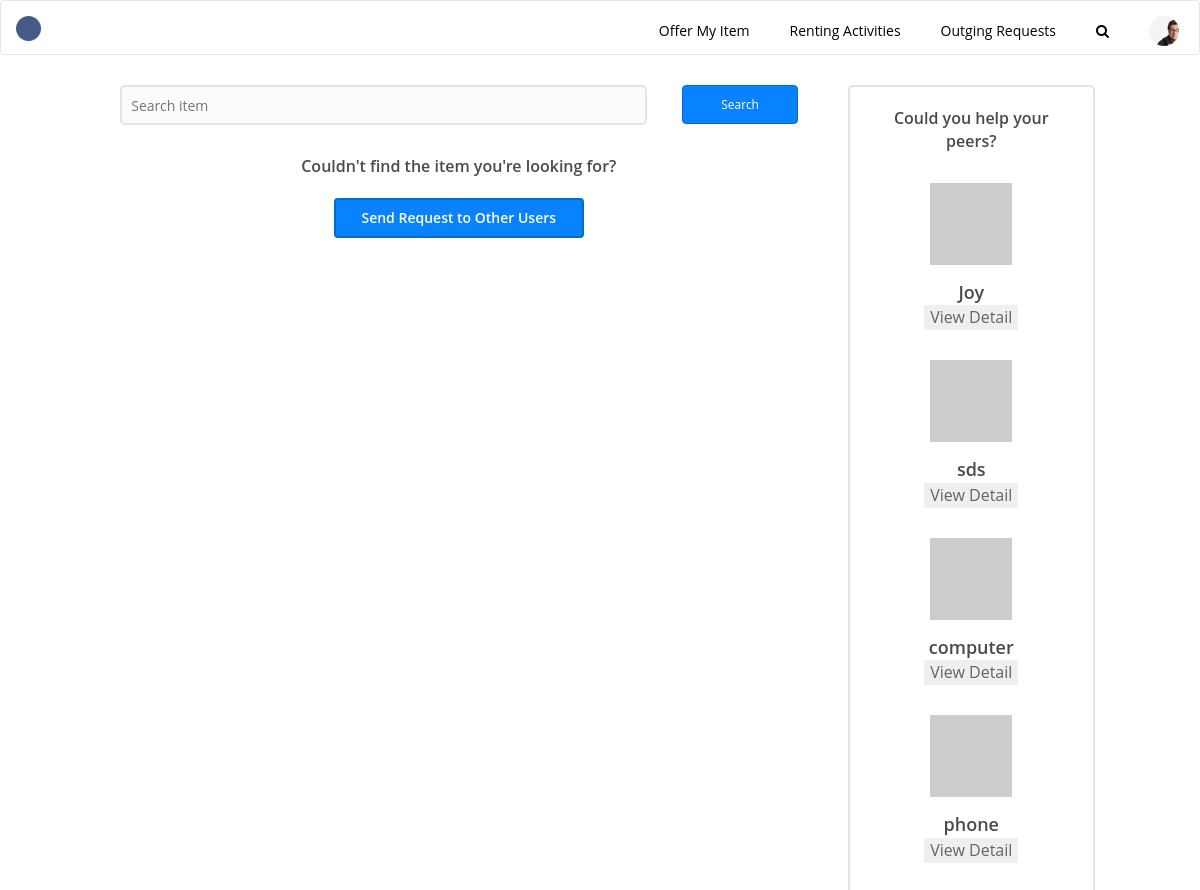
Screenshot of /rent/search (signed in) with the database file from the repository.
### rent/models.py (models this page shows, shortened)
class RequestingItem(models.Model):
	name = models.CharField(max_length=100)
	borrower = models.ForeignKey(User)
	picture = models.FileField(upload_to=itemuploadpath, blank=True, null=True)
	content_type = models.CharField(max_length=50, blank=True, null=True)
	description = models.TextField(max_length=300, blank=True, null=True)
	reward = models.CharField(max_length=100, blank=True, null=True)
	post_date = models.DateField(auto_now_add=True, blank=True, null=True)
	active = models.BooleanField(default=True, blank=False)
	need_from = models.DateField(blank=True, null=True)
	need_to = models.DateField(blank=True, null=True)

### rent/views.py (the view)
def search(request):
	if not request.user.is_authenticated:
		return redirect(reverse('home'))
	context = {}
	keyword = request.GET.get('searchbar', False)
	all_items = OfferingItem.objects.filter(name__contains=keyword)
	context['items'] = all_items
	help_peer = RequestingItem.objects.all().exclude(borrower=request.user)[:4]
	context['help_peer'] = help_peer
	return render(request, 'rent/search.html', context)

### rent/templates/rent/search.html (shortened to what this page needs)
{% extends "rent/base.html" %}
{% block customized_static %}
        <link rel="stylesheet" href="../../static/rent/css/search.css" type="text/css" />
{% endblock %}
{% block bodycontent %}
        <div class="main-container">
            <div class="row">
                <div class="col-xs-12 col-sm-9 col-md-9">
                    <div class="content-container">
                        <div class="row" id="search">
                            <div class="col-xs-9 col-xs-9 col-sm-9 col-md-9" id="searchbar-container">
                                <input type="text" id="searchbar" name="" placeholder="  Search item"/>
                            </div>
                            <div class="col-xs-3 col-sm-3 col-md-3 clickable" id="search-btn-container">
                                <div class="clickable btn btn-primary" id="search-btn">
                                    Search
                                </div>
                            </div>
                        </div>
                        <div id="cant-find">
                            Couldn't find the item you're looking for?
                        </div>
                        <div id="send-request-container">
                            <div id="send-request-btn">
                                Send Request to Other Users
                            </div>
                        </div>
                    </div>
                </div>
                <div class="hidden-xs col-sm-3 col-md-3" id="could-you-help-peer-container">
                    <div class="" id="help-peer-title">
                        Could you help your peers?
                    </div>
                    {% for j in help_peer %}
                    <form method="GET" action="{% url 'help_peer_detail' j.id %}">
                    <div class="peer-item-container">
                        {% if j.picture %}
                        <img src="{% url 'get_item_photo' j.id %}" width="82px" height="82px">
                        {% else %}
                        <img src="http://placehold.it/82x82">
                        {% endif %}
                        <div class="peer-item-name">
                            {{j.name}}
                        </div>
                        <div class="peer-item-viewdetail">
                            <button type="submit">View Detail</button>
                        </div>
                    </div>
                    </form>
                    {% endfor %}
                </div>
            </div>
        </div>
{% endblock %}

### rent/static/rent/css/search.css (style rules this page uses)
.main-container { max-width: 1200px; }
#searchbar-container { height: 40px; }
#searchbar-container input { width: 100%; height: 100%; border-radius: 5px; background-color: #fafbfc; border: solid 2px #dde5ed; }
#could-you-help-peer-container { border-radius: 5px; border: solid 2px #dde5ed; padding: 0 20px 40px 20px; }
#search-btn-container { padding: 0 20px 0 20px; height: 40px; }
#search-btn { line-height: 25px; width: 80%; }
#cant-find { margin-top: 30px; margin-right: 35px; text-align: center; font-size: 16px; font-weight: 600; color: #4a4a4a; }
#send-request-container { margin-right: 35px; margin-top: 20px; }
#send-request-btn { margin: auto; width: 250px; height: 40px; text-align: center; line-height: 35px; border-radius: 4px; background-color: #0982ff; border: solid 2px #026fc7; font-size: 14px; font-weight: 600; color: #ffffff; }
#help-peer-title { margin: auto; text-align: center; padding-top: 20px; font-size: 16px; font-weight: 600; color: #4a4a4a; }
.peer-item-container { margin: auto; padding-top: 30px; }
.peer-item-container > * { margin: auto; text-align: center; }
.peer-item-container img { display: block; }
.peer-item-name { font-size: 18px; font-weight: 600; color: #4a4a4a; padding-top: 15px; }
.peer-item-viewdetail { font-size: 16px; color: #646464; text-decoration: underline; }

### rent/static/rent/css/elements.css (style rules this page uses)
* { font-family: "Open Sans", sans-serif; }
body { box-sizing: border-box; }
.btn-primary { background-color: #0982FF; color: white; border: 1px solid #026FC7; -webkit-transition-duration: 0.4s; transition-duration: 0.4s; font-size: 12px; }
.main-container { margin: auto; margin-top: 30px; max-width: 1200px; }
button { border: none; background-color: none; }
.clickable { cursor: pointer; }
@media only screen and (min-width: 768px) { .main-container { width: 95%; } }
@media only screen and (min-width: 992px) { .main-container { width: 80%; } }

### rows the page displays
RequestingItem: name "Joy"
RequestingItem: name "sds"
RequestingItem: name "computer"
RequestingItem: name "phone"
